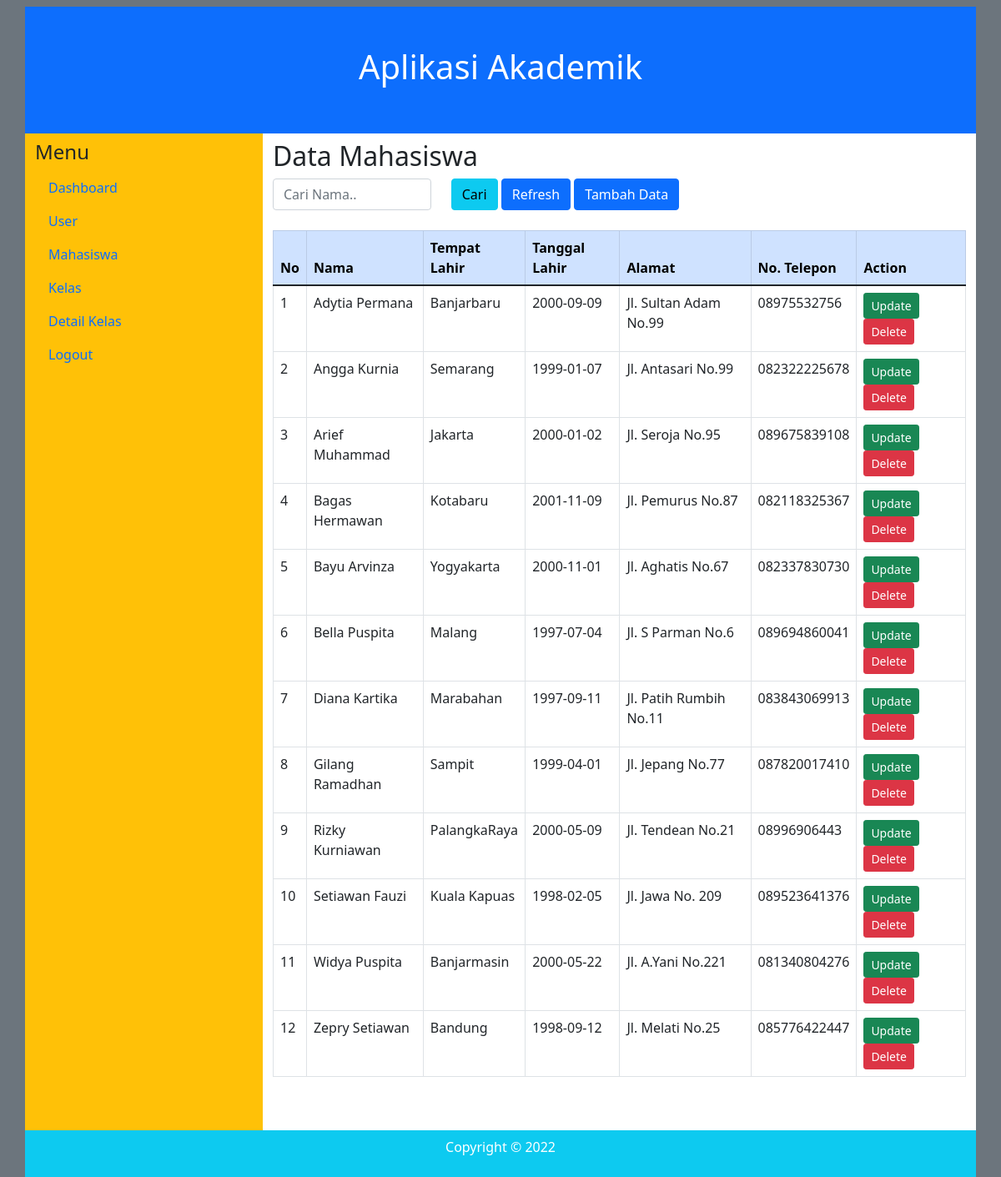
Screenshot of /mhs.php (signed in) with the database file from the repository.
### tables this page shows
CREATE TABLE IF NOT EXISTS `tbl_mhs` (
  `id_mhs` int(11) NOT NULL AUTO_INCREMENT,
  `id_user` int(11) DEFAULT NULL,
  `nama_lengkap` varchar(200) DEFAULT NULL,
  `tempat_lahir` varchar(50) DEFAULT NULL,
  `tanggal_lahir` date DEFAULT NULL,
  `alamat` text DEFAULT NULL,
  `no_telp` varchar(50) DEFAULT NULL,
  PRIMARY KEY (`id_mhs`),
  KEY `id_user` (`id_user`),
  CONSTRAINT `tbl_mhs_ibfk_1` FOREIGN KEY (`id_user`) REFERENCES `tbl_user` (`id_user`)
);

### mhs.php (the view, shortened to what this page needs)
<?php
include "koneksi.php";
 ?>
<!doctype html>
<html lang="en">
  <head>
    <link href="css/bootstrap.min.css" rel="stylesheet">
  </head>
  <body class="bg-secondary">
    <div class="container">
      <div class="row pt-2">
        <div class="col bg-primary py-5">
          <h1 class="text-center text-white">Aplikasi Akademik</h1>
        </div>
      </div>
        <div class="row">
          <?php include "menu.php"?>
          <div class="col-lg-9 bg-white">
            <h2 class="mt-2">Data Mahasiswa</h2>
            <form method="GET">
                <div class="row">
                    <div class="col-lg-3">
                        <div class="form-group">
                            <input type="text" name="cari" class="form-control" placeholder="Cari Nama..">
                        </div>
                    </div>
                    <div class="col-md-6">
                        <button class="btn btn-info">Cari</button>
                        <a href="mhs.php" class="btn btn-primary">Refresh</a>
                        <a href="mhs-create.php" class="btn btn-primary">Tambah Data</a>
                    </div>
                </div><br>
            </form>
            <div class="table-responsive mb-5">
              <table class="table table-bordered table-hover">
                <thead class="table-primary">
                  <tr>
                    <th scope="col">No</th>
                    <th scope="col">Nama</th>
                    <th scope="col">Tempat Lahir</th>
                    <th scope="col">Tanggal Lahir</th>
                    <th scope="col">Alamat</th>
                    <th scope="col">No. Telepon</th>
                    <th scope="col">Action</th>
                  </tr>
                </thead>
                <tbody>
                  <?php
                    if(isset($_GET['cari'])){
                      $cari = $_GET['cari'];
                      $data = "SELECT * FROM tbl_mhs WHERE nama_lengkap LIKE '%".$cari."%'";
                    } else {
                      $data = "SELECT * FROM tbl_mhs order by nama_lengkap asc";
                    }
                    $no = 1;
                    ?>
                    <?php
                    $result = mysqli_query($conn, $data);
                    while ($row_user = mysqli_fetch_assoc($result)){?>
                    <tr>
                      <td><?php echo $no++; ?></td>
                      <td><?php echo $row_user['nama_lengkap']; ?></td>
                      <td><?php echo $row_user['tempat_lahir']; ?></td>
                      <td><?php echo $row_user['tanggal_lahir']; ?></td>
                      <td><?php echo $row_user['alamat']; ?></td>
                      <td><?php echo $row_user['no_telp']; ?></td>
                      <td>
                        <a href="mhs-update.php?id=<?php echo $row_user["id_mhs"] ?>" class="btn btn-sm btn-success">Update</a>
                        <a href="mhs-delete.php?id=<?php echo $row_user["id_mhs"] ?>" class="btn btn-sm btn-danger" onclick="return confirm('Apakah anda yakin ingin menghapus data ini?')">Delete</a>
                      </td>
                    </tr>
                    <?php } ?>
                </tbody>
              </table>
            </div>
          </div>
        </div>
          <div class="row">
            <div class="col bg-info py-2">
              <p class="text-center text-white">Copyright &copy;   <?php echo date ("Y") ?></p>
            </div>
          </div>
    </div>
  </body>
</html>

### rows the page displays
tbl_mhs: nama_lengkap "Adytia Permana", tempat_lahir "Banjarbaru", tanggal_lahir "2000-09-09", alamat "Jl. Sultan Adam No.99", no_telp "08975532756"
tbl_mhs: nama_lengkap "Angga Kurnia", tempat_lahir "Semarang", tanggal_lahir "1999-01-07", alamat "Jl. Antasari No.99", no_telp "082322225678"
tbl_mhs: nama_lengkap "Arief Muhammad", tempat_lahir "Jakarta", tanggal_lahir "2000-01-02", alamat "Jl. Seroja No.95", no_telp "089675839108"
tbl_mhs: nama_lengkap "Bagas Hermawan", tempat_lahir "Kotabaru", tanggal_lahir "2001-11-09", alamat "Jl. Pemurus No.87", no_telp "082118325367"
tbl_mhs: nama_lengkap "Bayu Arvinza", tempat_lahir "Yogyakarta", tanggal_lahir "2000-11-01", alamat "Jl. Aghatis No.67", no_telp "082337830730"
tbl_mhs: nama_lengkap "Bella Puspita", tempat_lahir "Malang", tanggal_lahir "1997-07-04", alamat "Jl. S Parman No.6", no_telp "089694860041"
tbl_mhs: nama_lengkap "Diana Kartika", tempat_lahir "Marabahan", tanggal_lahir "1997-09-11", alamat "Jl. Patih Rumbih No.11", no_telp "083843069913"
tbl_mhs: nama_lengkap "Gilang Ramadhan", tempat_lahir "Sampit", tanggal_lahir "1999-04-01", alamat "Jl. Jepang No.77", no_telp "087820017410"
tbl_mhs: nama_lengkap "Rizky Kurniawan", tempat_lahir "PalangkaRaya", tanggal_lahir "2000-05-09", alamat "Jl. Tendean No.21", no_telp "08996906443"
tbl_mhs: nama_lengkap "Setiawan Fauzi", tempat_lahir "Kuala Kapuas", tanggal_lahir "1998-02-05", alamat "Jl. Jawa No. 209", no_telp "089523641376"
tbl_mhs: nama_lengkap "Widya Puspita", tempat_lahir "Banjarmasin", tanggal_lahir "2000-05-22", alamat "Jl. A.Yani No.221", no_telp "081340804276"
tbl_mhs: nama_lengkap "Zepry Setiawan", tempat_lahir "Bandung", tanggal_lahir "1998-09-12", alamat "Jl. Melati No.25", no_telp "085776422447"

### other values shown
date ("Y") "2022"
